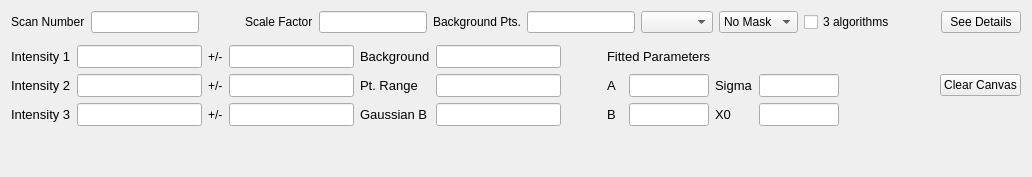
          <widget class="QWidget" name="tab_indexPeak">
           <attribute name="title">
            <string>Peak Integration</string>
           </attribute>
           <layout class="QGridLayout" name="gridLayout_13">
            <item row="0" column="3">
             <layout class="QHBoxLayout" name="horizontalLayout_21">
              <item>
               <layout class="QHBoxLayout" name="horizontalLayout_20">
                <item>
                 <widget class="QLabel" name="label_34">
                  <property name="text">
                   <string>Scan Number</string>
                  </property>
                 </widget>
                </item>
                <item>
                 <widget class="QLineEdit" name="lineEdit_scanIntegratePeak">
                  <property name="sizePolicy">
                   <sizepolicy hsizetype="Preferred" vsizetype="Fixed">
                    <horstretch>0</horstretch>
                    <verstretch>0</verstretch>
                   </sizepolicy>
                  </property>
                  <property name="readOnly">
                   <bool>false</bool>
                  </property>
                 </widget>
                </item>
               </layout>
              </item>
              <item>
               <spacer name="horizontalSpacer_17">
                <property name="orientation">
                 <enum>Qt::Horizontal</enum>
                </property>
                <property name="sizeType">
                 <enum>QSizePolicy::Ignored</enum>
                </property>
                <property name="sizeHint" stdset="0">
                 <size>
                  <width>40</width>
                  <height>20</height>
                 </size>
                </property>
               </spacer>
              </item>
              <item>
               <widget class="QLabel" name="label_69">
                <property name="text">
                 <string>Scale Factor</string>
                </property>
               </widget>
              </item>
              <item>
               <widget class="QLineEdit" name="lineEdit_scaleFactorScan">
                <property name="sizePolicy">
                 <sizepolicy hsizetype="Preferred" vsizetype="Fixed">
                  <horstretch>0</horstretch>
                  <verstretch>0</verstretch>
                 </sizepolicy>
                </property>
               </widget>
              </item>
              <item>
               <widget class="QLabel" name="label_64">
                <property name="text">
                 <string>Background Pts.</string>
                </property>
               </widget>
              </item>
              <item>
               <widget class="QLineEdit" name="lineEdit_backgroundPts">
                <property name="sizePolicy">
                 <sizepolicy hsizetype="Preferred" vsizetype="Fixed">
                  <horstretch>0</horstretch>
                  <verstretch>0</verstretch>
                 </sizepolicy>
                </property>
               </widget>
              </item>
              <item>
               <widget class="QComboBox" name="comboBox_ptCountType"/>
              </item>
              <item>
               <widget class="QComboBox" name="comboBox_maskNames2">
                <item>
                 <property name="text">
                  <string>No Mask</string>
                 </property>
                </item>
               </widget>
              </item>
              <item>
               <widget class="QCheckBox" name="checkBox_use3algorithms">
                <property name="text">
                 <string>3 algorithms</string>
                </property>
               </widget>
              </item>
              <item>
               <spacer name="horizontalSpacer_20">
                <property name="orientation">
                 <enum>Qt::Horizontal</enum>
                </property>
                <property name="sizeType">
                 <enum>QSizePolicy::Preferred</enum>
                </property>
                <property name="sizeHint" stdset="0">
                 <size>
                  <width>40</width>
                  <height>20</height>
                 </size>
                </property>
               </spacer>
              </item>
              <item>
               <widget class="QPushButton" name="pushButton_showIntPeakDetails">
                <property name="enabled">
                 <bool>true</bool>
                </property>
                <property name="toolTip">
                 <string>&lt;html&gt;&lt;head/&gt;&lt;body&gt;&lt;p&gt;Fit by Gaussian for background&lt;/p&gt;&lt;/body&gt;&lt;/html&gt;</string>
                </property>
                <property name="text">
                 <string>See Details</string>
                </property>
               </widget>
              </item>
             </layout>
            </item>
            <item row="2" column="3">
             <widget class="QFrame" name="frame_graphicsView_integratedPeakView">
              <property name="sizePolicy">
               <sizepolicy hsizetype="Expanding" vsizetype="Expanding">
                <horstretch>0</horstretch>
                <verstretch>0</verstretch>
               </sizepolicy>
              </property>
              <property name="font">
               <font>
                <pointsize>10</pointsize>
               </font>
              </property>
             </widget>
            </item>
            <item row="3" column="3">
             <layout class="QHBoxLayout" name="horizontalLayout_22">
              <item>
               <layout class="QGridLayout" name="gridLayout_15">
                <item row="1" column="4">
                 <widget class="QLabel" name="label_68">
                  <property name="font">
                   <font>
                    <pointsize>10</pointsize>
                   </font>
                  </property>
                  <property name="text">
                   <string>Pt. Range</string>
                  </property>
                 </widget>
                </item>
                <item row="2" column="1">
                 <widget class="QLineEdit" name="lineEdit_gaussianPeakIntensity">
                  <property name="enabled">
                   <bool>true</bool>
                  </property>
                  <property name="sizePolicy">
                   <sizepolicy hsizetype="Preferred" vsizetype="Fixed">
                    <horstretch>0</horstretch>
                    <verstretch>0</verstretch>
                   </sizepolicy>
                  </property>
                  <property name="font">
                   <font>
                    <pointsize>10</pointsize>
                   </font>
                  </property>
                  <property name="dragEnabled">
                   <bool>true</bool>
                  </property>
                  <property name="readOnly">
                   <bool>true</bool>
                  </property>
                 </widget>
                </item>
                <item row="0" column="0">
                 <widget class="QLabel" name="label_32">
                  <property name="font">
                   <font>
                    <pointsize>10</pointsize>
                   </font>
                  </property>
                  <property name="toolTip">
                   <string>&lt;html&gt;&lt;head/&gt;&lt;body&gt;&lt;p&gt;&lt;span style=&quot; font-size:12pt;&quot;&gt;Intensity calculated by &lt;/span&gt;&lt;span style=&quot; font-size:12pt; font-weight:600;&quot;&gt;simple summation&lt;/span&gt;&lt;span style=&quot; font-size:12pt;&quot;&gt; with &lt;/span&gt;&lt;span style=&quot; font-size:12pt; font-weight:600;&quot;&gt;averaged background&lt;/span&gt;&lt;/p&gt;&lt;/body&gt;&lt;/html&gt;</string>
                  </property>
                  <property name="text">
                   <string>Intensity 1</string>
                  </property>
                 </widget>
                </item>
                <item row="0" column="1">
                 <widget class="QLineEdit" name="lineEdit_rawSinglePeakIntensity">
                  <property name="enabled">
                   <bool>true</bool>
                  </property>
                  <property name="sizePolicy">
                   <sizepolicy hsizetype="Preferred" vsizetype="Fixed">
                    <horstretch>0</horstretch>
                    <verstretch>0</verstretch>
                   </sizepolicy>
                  </property>
                  <property name="font">
                   <font>
                    <pointsize>10</pointsize>
                   </font>
                  </property>
                  <property name="toolTip">
                   <string>&lt;html&gt;&lt;head/&gt;&lt;body&gt;&lt;p&gt;Intensity calculated by &lt;span style=&quot; font-weight:600;&quot;&gt;simple summation&lt;/span&gt; with &lt;span style=&quot; font-weight:600;&quot;&gt;averaged background&lt;/span&gt;&lt;/p&gt;&lt;/body&gt;&lt;/html&gt;</string>
                  </property>
                  <property name="dragEnabled">
                   <bool>true</bool>
                  </property>
                  <property name="readOnly">
                   <bool>true</bool>
                  </property>
                 </widget>
                </item>
                <item row="0" column="4">
                 <widget class="QLabel" name="label_46">
                  <property name="font">
                   <font>
                    <pointsize>10</pointsize>
                   </font>
                  </property>
                  <property name="text">
                   <string>Background</string>
                  </property>
                 </widget>
                </item>
                <item row="0" column="5">
                 <widget class="QLineEdit" name="lineEdit_avgBackground">
                  <property name="sizePolicy">
                   <sizepolicy hsizetype="Preferred" vsizetype="Fixed">
                    <horstretch>0</horstretch>
                    <verstretch>0</verstretch>
                   </sizepolicy>
                  </property>
                  <property name="font">
                   <font>
                    <pointsize>10</pointsize>
                   </font>
                  </property>
                  <property name="readOnly">
                   <bool>true</bool>
                  </property>
                 </widget>
                </item>
                <item row="1" column="0">
                 <widget class="QLabel" name="label_65">
                  <property name="font">
                   <font>
                    <pointsize>10</pointsize>
                   </font>
                  </property>
                  <property name="toolTip">
                   <string>&lt;html&gt;&lt;head/&gt;&lt;body&gt;&lt;p&gt;Intensity calculated by &lt;span style=&quot; font-weight:600;&quot;&gt;simple summation&lt;/span&gt; with &lt;span style=&quot; font-weight:600;&quot;&gt;fitted flat background&lt;/span&gt;&lt;/p&gt;&lt;p&gt;&lt;br/&gt;&lt;/p&gt;&lt;p&gt;Fit function: Gaussian + Flat background&lt;/p&gt;&lt;/body&gt;&lt;/html&gt;</string>
                  </property>
                  <property name="text">
                   <string>Intensity 2</string>
                  </property>
                 </widget>
                </item>
                <item row="1" column="1">
                 <widget class="QLineEdit" name="lineEdit_intensity2">
                  <property name="sizePolicy">
                   <sizepolicy hsizetype="Preferred" vsizetype="Fixed">
                    <horstretch>0</horstretch>
                    <verstretch>0</verstretch>
                   </sizepolicy>
                  </property>
                  <property name="font">
                   <font>
                    <pointsize>10</pointsize>
                   </font>
                  </property>
                  <property name="toolTip">
                   <string>&lt;html&gt;&lt;head/&gt;&lt;body&gt;&lt;p&gt;Intensity calculated by &lt;span style=&quot; font-weight:600;&quot;&gt;simple summation&lt;/span&gt; with &lt;span style=&quot; font-weight:600;&quot;&gt;fitted flat background&lt;/span&gt;&lt;/p&gt;&lt;p&gt;&lt;br/&gt;&lt;/p&gt;&lt;p&gt;Fit function: Gaussian + Flat background&lt;/p&gt;&lt;/body&gt;&lt;/html&gt;</string>
                  </property>
                  <property name="dragEnabled">
                   <bool>true</bool>
                  </property>
                  <property name="readOnly">
                   <bool>true</bool>
                  </property>
                 </widget>
                </item>
                <item row="0" column="3">
                 <widget class="QLineEdit" name="lineEdit_errorIntensity1">
                  <property name="sizePolicy">
                   <sizepolicy hsizetype="Preferred" vsizetype="Fixed">
                    <horstretch>0</horstretch>
                    <verstretch>0</verstretch>
                   </sizepolicy>
                  </property>
                  <property name="font">
                   <font>
                    <pointsize>10</pointsize>
                   </font>
                  </property>
                 </widget>
                </item>
                <item row="2" column="0">
                 <widget class="QLabel" name="label_45">
                  <property name="font">
                   <font>
                    <pointsize>10</pointsize>
                   </font>
                  </property>
                  <property name="text">
                   <string>Intensity 3</string>
                  </property>
                 </widget>
                </item>
                <item row="2" column="4">
                 <widget class="QLabel" name="label_66">
                  <property name="font">
                   <font>
                    <pointsize>10</pointsize>
                   </font>
                  </property>
                  <property name="text">
                   <string>Gaussian B</string>
                  </property>
                 </widget>
                </item>
                <item row="1" column="5">
                 <widget class="QLineEdit" name="lineEdit_ptRange">
                  <property name="sizePolicy">
                   <sizepolicy hsizetype="Preferred" vsizetype="Fixed">
                    <horstretch>0</horstretch>
                    <verstretch>0</verstretch>
                   </sizepolicy>
                  </property>
                  <property name="font">
                   <font>
                    <pointsize>10</pointsize>
                   </font>
                  </property>
                 </widget>
                </item>
                <item row="1" column="3">
                 <widget class="QLineEdit" name="lineEdit_errorIntensity2">
                  <property name="sizePolicy">
                   <sizepolicy hsizetype="Preferred" vsizetype="Fixed">
                    <horstretch>0</horstretch>
                    <verstretch>0</verstretch>
                   </sizepolicy>
                  </property>
                  <property name="font">
                   <font>
                    <pointsize>10</pointsize>
                   </font>
                  </property>
                 </widget>
                </item>
                <item row="2" column="5">
                 <widget class="QLineEdit" name="lineEdit_peakBackground">
                  <property name="enabled">
                   <bool>true</bool>
                  </property>
                  <property name="sizePolicy">
                   <sizepolicy hsizetype="Preferred" vsizetype="Fixed">
                    <horstretch>0</horstretch>
                    <verstretch>0</verstretch>
                   </sizepolicy>
                  </property>
                  <property name="font">
                   <font>
                    <pointsize>10</pointsize>
                   </font>
                  </property>
                  <property name="toolTip">
                   <string>&lt;html&gt;&lt;head/&gt;&lt;body&gt;&lt;p&gt;Background value from fitted Gaussian&lt;/p&gt;&lt;/body&gt;&lt;/html&gt;</string>
                  </property>
                  <property name="dragEnabled">
                   <bool>true</bool>
                  </property>
                  <property name="readOnly">
                   <bool>true</bool>
                  </property>
                 </widget>
                </item>
                <item row="2" column="3">
                 <widget class="QLineEdit" name="lineEdit_errorIntensity3">
                  <property name="sizePolicy">
                   <sizepolicy hsizetype="Preferred" vsizetype="Fixed">
                    <horstretch>0</horstretch>
                    <verstretch>0</verstretch>
                   </sizepolicy>
                  </property>
                  <property name="font">
                   <font>
                    <pointsize>10</pointsize>
                   </font>
                  </property>
                 </widget>
                </item>
                <item row="0" column="2">
                 <widget class="QLabel" name="label_5">
                  <property name="text">
                   <string>+/-</string>
                  </property>
                 </widget>
                </item>
                <item row="1" column="2">
                 <widget class="QLabel" name="label_7">
                  <property name="text">
                   <string>+/-</string>
                  </property>
                 </widget>
                </item>
                <item row="2" column="2">
                 <widget class="QLabel" name="label_31">
                  <property name="text">
                   <string>+/-</string>
                  </property>
                 </widget>
                </item>
                <item row="3" column="5">
                 <spacer name="verticalSpacer_33">
                  <property name="orientation">
                   <enum>Qt::Vertical</enum>
                  </property>
                  <property name="sizeType">
                   <enum>QSizePolicy::Preferred</enum>
                  </property>
                  <property name="sizeHint" stdset="0">
                   <size>
                    <width>20</width>
                    <height>40</height>
                   </size>
                  </property>
                 </spacer>
                </item>
               </layout>
              </item>
              <item>
               <spacer name="horizontalSpacer_40">
                <property name="orientation">
                 <enum>Qt::Horizontal</enum>
                </property>
                <property name="sizeType">
                 <enum>QSizePolicy::Preferred</enum>
                </property>
                <property name="sizeHint" stdset="0">
                 <size>
                  <width>40</width>
                  <height>20</height>
                 </size>
                </property>
               </spacer>
              </item>
              <item>
               <layout class="QVBoxLayout" name="verticalLayout_23">
                <item>
                 <widget class="QLabel" name="label_53">
                  <property name="maximumSize">
                   <size>
                    <width>16777215</width>
                    <height>40</height>
                   </size>
                  </property>
                  <property name="font">
                   <font>
                    <pointsize>10</pointsize>
                   </font>
                  </property>
                  <property name="text">
                   <string>Fitted Parameters</string>
                  </property>
                 </widget>
                </item>
                <item>
                 <layout class="QGridLayout" name="gridLayout_20">
                  <item row="1" column="3">
                   <widget class="QLineEdit" name="lineEdit_guassX0">
                    <property name="sizePolicy">
                     <sizepolicy hsizetype="Preferred" vsizetype="Fixed">
                      <horstretch>0</horstretch>
                      <verstretch>0</verstretch>
                     </sizepolicy>
                    </property>
                    <property name="maximumSize">
                     <size>
                      <width>80</width>
                      <height>16777215</height>
                     </size>
                    </property>
                    <property name="font">
                     <font>
                      <pointsize>10</pointsize>
                     </font>
                    </property>
                   </widget>
                  </item>
                  <item row="0" column="3">
                   <widget class="QLineEdit" name="lineEdit_gaussSigma">
                    <property name="sizePolicy">
                     <sizepolicy hsizetype="Preferred" vsizetype="Fixed">
                      <horstretch>0</horstretch>
                      <verstretch>0</verstretch>
                     </sizepolicy>
                    </property>
                    <property name="maximumSize">
                     <size>
                      <width>80</width>
                      <height>16777215</height>
                     </size>
                    </property>
                    <property name="font">
                     <font>
                      <pointsize>10</pointsize>
                     </font>
                    </property>
                   </widget>
                  </item>
                  <item row="0" column="2">
                   <widget class="QLabel" name="label_61">
                    <property name="font">
                     <font>
                      <pointsize>10</pointsize>
                     </font>
                    </property>
                    <property name="text">
                     <string>Sigma</string>
                    </property>
                   </widget>
                  </item>
                  <item row="0" column="0">
                   <widget class="QLabel" name="label_54">
                    <property name="font">
                     <font>
                      <pointsize>10</pointsize>
                     </font>
                    </property>
                    <property name="text">
                     <string>A</string>
                    </property>
                   </widget>
                  </item>
                  <item row="1" column="0">
                   <widget class="QLabel" name="label_62">
                    <property name="font">
                     <font>
                      <pointsize>10</pointsize>
                     </font>
                    </property>
                    <property name="text">
                     <string>B  </string>
                    </property>
                   </widget>
                  </item>
                  <item row="1" column="2">
                   <widget class="QLabel" name="label_67">
                    <property name="font">
                     <font>
                      <pointsize>10</pointsize>
                     </font>
                    </property>
                    <property name="text">
                     <string>X0</string>
                    </property>
                   </widget>
                  </item>
                  <item row="1" column="1">
                   <widget class="QLineEdit" name="lineEdit_gaussB">
                    <property name="sizePolicy">
                     <sizepolicy hsizetype="Preferred" vsizetype="Fixed">
                      <horstretch>0</horstretch>
                      <verstretch>0</verstretch>
                     </sizepolicy>
                    </property>
                    <property name="maximumSize">
                     <size>
                      <width>80</width>
                      <height>16777215</height>
                     </size>
                    </property>
                    <property name="font">
                     <font>
                      <pointsize>10</pointsize>
                     </font>
                    </property>
                   </widget>
                  </item>
                  <item row="0" column="1">
                   <widget class="QLineEdit" name="lineEdit_gaussA">
                    <property name="sizePolicy">
                     <sizepolicy hsizetype="Preferred" vsizetype="Fixed">
                      <horstretch>0</horstretch>
                      <verstretch>0</verstretch>
                     </sizepolicy>
                    </property>
                    <property name="maximumSize">
                     <size>
                      <width>80</width>
                      <height>16777215</height>
                     </size>
                    </property>
                    <property name="font">
                     <font>
                      <pointsize>10</pointsize>
                     </font>
                    </property>
                   </widget>
                  </item>
                  <item row="2" column="3">
                   <spacer name="verticalSpacer_34">
                    <property name="orientation">
                     <enum>Qt::Vertical</enum>
                    </property>
                    <property name="sizeType">
                     <enum>QSizePolicy::Preferred</enum>
                    </property>
                    <property name="sizeHint" stdset="0">
                     <size>
                      <width>20</width>
                      <height>40</height>
                     </size>
                    </property>
                   </spacer>
                  </item>
                 </layout>
                </item>
               </layout>
              </item>
              <item>
               <spacer name="horizontalSpacer_37">
                <property name="orientation">
                 <enum>Qt::Horizontal</enum>
                </property>
                <property name="sizeType">
                 <enum>QSizePolicy::Ignored</enum>
                </property>
                <property name="sizeHint" stdset="0">
                 <size>
                  <width>40</width>
                  <height>20</height>
                 </size>
                </property>
               </spacer>
              </item>
              <item>
               <widget class="QFrame" name="frame_tableWidget_covariance">
                <property name="sizePolicy">
                 <sizepolicy hsizetype="Expanding" vsizetype="Preferred">
                  <horstretch>0</horstretch>
                  <verstretch>0</verstretch>
                 </sizepolicy>
                </property>
                <property name="font">
                 <font>
                  <pointsize>10</pointsize>
                 </font>
                </property>
               </widget>
              </item>
              <item>
               <layout class="QVBoxLayout" name="verticalLayout_24">
                <item>
                 <widget class="QPushButton" name="pushButton_clearPeakIntFigure">
                  <property name="text">
                   <string>Clear Canvas</string>
                  </property>
                 </widget>
                </item>
                <item>
                 <spacer name="verticalSpacer_16">
                  <property name="orientation">
                   <enum>Qt::Vertical</enum>
                  </property>
                  <property name="sizeType">
                   <enum>QSizePolicy::Preferred</enum>
                  </property>
                  <property name="sizeHint" stdset="0">
                   <size>
                    <width>20</width>
                    <height>40</height>
                   </size>
                  </property>
                 </spacer>
                </item>
               </layout>
              </item>
             </layout>
            </item>
           </layout>
          </widget>
